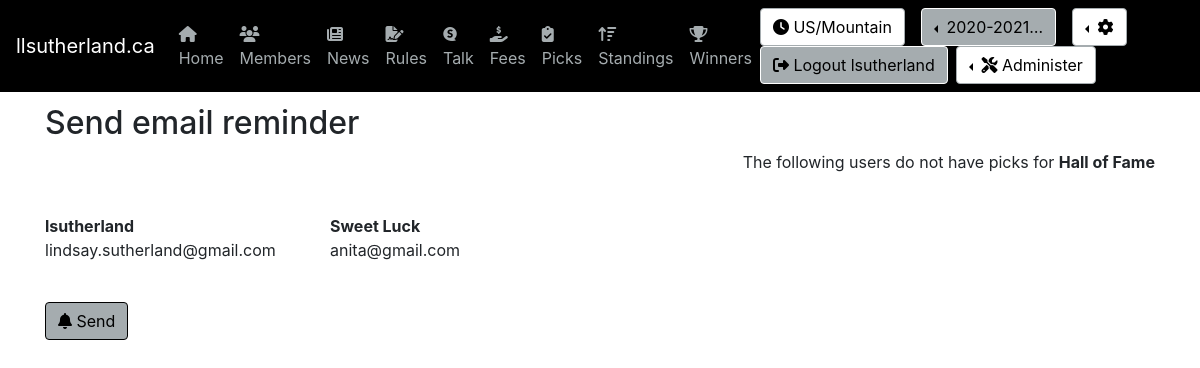
Page /email_reminder (signed in) on the committed database.
### pool/models.py (models this page shows, shortened)
class CustomUser(AbstractUser):
    US_EST = 'US/Eastern'
    TZS = [
        ('US/Alaska', 'US/Alaska'),
        ('US/Arizona','US/Arizona'),
        ('US/Central','US/Central'),
        (US_EST,'US/Eastern'),
        ('US/Hawaii','US/Hawaii'),
        ('US/Mountain','US/Mountain'),
        ('US/Pacific','US/Pacific'),
        ('Europe/Amsterdam','Europe/Amsterdam'),
        ('Europe/Athens','Europe/Athens'),
        ('Europe/Belgrade','Europe/Belgrade'),
        ('Europe/Berlin','Europe/Berlin'),
        ('Europe/Brussels','Europe/Brussels'),
        ('Europe/Bucharest','Europe/Bucharest'),
        ('Europe/Budapest','Europe/Budapest'),
        ('Europe/Copenhagen','Europe/Copenhagen'),
        ('Europe/Dublin','Europe/Dublin'),
        ('Europe/Gibraltar','Europe/Gibraltar'),
        ('Europe/Helsinki','Europe/Helsinki'),
        ('Europe/Istanbul','Europe/Istanbul'),
        ('Europe/Kiev','Europe/Kiev'),
        ('Europe/Lisbon','Europe/Lisbon'),
        ('Europe/London','Europe/London'),
        ('Europe/Luxembourg','Europe/Luxembourg'),
        ('Europe/Madrid','Europe/Madrid'),
        ('Europe/Malta','Europe/Malta'),
        ('Europe/Moscow','Europe/Moscow'),
        ('Europe/Oslo','Europe/Oslo'),
        ('Europe/Paris','Europe/Paris'),
        ('Europe/Prague','Europe/Prague'),
        ('Europe/Rome','Europe/Rome'),
        ('Europe/Sarajevo','Europe/Sarajevo'),
        ('Europe/Stockholm','Europe/Stockholm'),
        ('Europe/Vienna','Europe/Vienna'),
        ('Europe/Volgograd','Europe/Volgograd'),
        ('Europe/Warsaw','Europe/Warsaw'),
        ('Europe/Zurich','Europe/Zurich')
    ]
    username_validator = MyValidator()
    username = models.CharField(
        _('username'),
        max_length=150,
        unique=True,
        help_text=_('Required. 150 characters or fewer. Names and numbers only.'),
        validators=[username_validator],
            error_messages={
            'unique': _("A user with that username already exists."),
        },
    )
    mobile = models.CharField(max_length=20, blank=True, null=True)
    image = models.ImageField(upload_to='profile_image', blank=True, null=True)
    favorite_team = models.ForeignKey(Team, on_delete=models.CASCADE, blank=True, null=True)
    timezone = models.CharField(max_length=50, blank=False, null=False, default=US_EST, choices=TZS)

class Season(models.Model):
    name = models.CharField(max_length=50, blank=False, null=False)
    effective_date = models.DateField(blank=False, null=False)
    effective_end_date = models.DateField(blank=False, null=False)
    is_active = models.BooleanField(default=True)

class Week(models.Model):
    name = models.CharField(max_length=50, blank=False, null=False)
    effective_date = models.DateField(blank=False, null=False)
    effective_end_date = models.DateField(blank=False, null=False)
    is_active = models.BooleanField(default=False)
    week_type = models.ForeignKey(WeekType, on_delete=models.CASCADE, null=False)
    season = models.ForeignKey(Season, on_delete=models.CASCADE, null=False)

### pool/views.py (the view)
# urls.py: path('email_reminder', EmailReminder.as_view(), name='email_reminder'),
class EmailReminder(LoginRequiredMixin, TemplateView):
    template_name = 'email_reminder.html'
    def get(self, request):
        args = get_current(request)
        users = get_users_no_picks(request)
        args.update({'template_name' : self.template_name})
        args.update({'users' : users})
        return render(request, self.template_name, args)

### pool/views.py (called while the page is built)
def get_users_no_picks(request):
    args = get_current(request)
    current_week = args.get('current_week')
    picks = Pick.objects.prefetch_related('game_id__week_id').filter(game_id__week_id = current_week.id, pick_type_id = 1)
    users = set()
    for p in picks:
        users.add(p.user)
    return users

def get_current(request):
    current_season = None
    current_week = None
    seasons = []
    prefs = None
    request.session['django_timezone'] = request.user.timezone
    try:
        current_season = get_current_season(request)
        current_week = get_current_week(request)
        seasons = get_seasons()
        prefs = get_preferences(request)
    except Exception as e:
        print(e)
    return {
        'preferences' : prefs,
        'current_season': current_season,
        'current_week' : current_week,
        'seasons' : seasons
    }

def get_preferences(request):
    return Preferences.objects.get(user_id = request.user.id)

def get_seasons():
    return Season.objects.order_by('-effective_date')

def get_current_season(request):
    active_season = Season.objects.get(is_active=True)
    current_season_id = request.session['current_season_id']
    if not active_season.id == current_season_id:
        request.session['current_season_id'] = active_season.id
        return Season.objects.get(id=active_season.id)
    else:
        return Season.objects.get(id=current_season_id)

def get_current_week(request):
    active_week = Week.objects.get(is_active=True)
    current_week_id = request.session['current_week_id']
    if not active_week.id == current_week_id:
        request.session['current_week_id'] = active_week.id
        request.session['current_week_type_id'] = active_week.week_type.id
        return Week.objects.get(id=active_week.id)
    else:
        return Week.objects.get(id=current_week_id)

### utils/season_helper.py (called while the page is built)
def get_now():
    return timezone.now()

### pool/templates/email_reminder.html (shortened to what this page needs)
{% extends 'base.html' %}
{% block body %}
{% include "page_title.html" with name="Send email reminder" %}
<p class="text-right">The following users do not have picks for <strong>{{current_week.name}}</strong></p>
<br/>
{% if users %}
    <div class="row">
    {% for item in users %}
        <div class="col-lg-3 col-sm-6 col-xs-12">
            <strong>{{item.username}}</strong><p>{{item.email}}</p>
        </div>
    {% endfor %}
    </div>
    <br/>
    {% if request.user.favorite_team %}
        <a href="{% url 'send_email_reminder' %}" class="btn btn-primary" style="background-color:{{user.favorite_team.color_03}};color:{{user.favorite_team.color_01}};border-color:{{user.favorite_team.color_01}}" href="{% url 'email_reminder' %}"><i class="fas fa-bell"></i>  Send</a>
    {% else %}
        <a href="{% url 'send_email_reminder' %}" class="btn btn-primary" href="{% url 'email_reminder' %}"><i class="fas fa-bell"></i>  Send</a>
    {% endif %}
{% else %}
    <div class="row">
        <div class="col-12">
            <div class="alert alert-warning"><span style="font-style:italic;"><i class="fas fa-bell"></i>  All Users have made their picks this week</span></div>
        </div>
    </div>
{% endif %}
{% endblock %}

### pool/templates/nav/fav-team.html (shortened to what this page needs)
<nav class="navbar navbar-expand-md navbar-dark fixed-top" style="background-color: {{user.favorite_team.color_01}};">
        <a class="navbar-brand" href="#">llsutherland.ca</a>
        <div class="collapse navbar-collapse" id="navbarCollapse">
            <ul class="navbar-nav mr-auto">
                <li class="nav-item">
                    <a class="nav-link" href="{% url 'home'  %}" style="{% if request.resolver_match.url_name == "home" %}color:{{user.favorite_team.color_02}};{% else %}color:{{user.favorite_team.color_03}};{% endif %}"><i class="fas fa-home"></i> Home</a>
                </li>
                <li class="nav-item">
                    <a class="nav-link" href="{% url 'members'  %}" style="{% if request.resolver_match.url_name == "members" %}color:{{user.favorite_team.color_02}};{% else %}color:{{user.favorite_team.color_03}};{% endif %}"><i class="fas fa-users"></i> Members</a>
                </li>
                <li class="nav-item">
                    <a class="nav-link" href="{% url 'news'  %}" style="{% if request.resolver_match.url_name == "news" %}color:{{user.favorite_team.color_02}};{% else %}color:{{user.favorite_team.color_03}};{% endif %}"><i class="fas fa-newspaper"></i> News</a>
                </li>
                <li class="nav-item">
                    <a class="nav-link" href="{% url 'rules'  %}" style="{% if request.resolver_match.url_name == "rules" %}color:{{user.favorite_team.color_02}};{% else %}color:{{user.favorite_team.color_03}};{% endif %}"><i class="fas fa-file-signature"></i> Rules</a>
                </li>
                <li class="nav-item">
                    <a class="nav-link" href="{% url 'talk'  %}" style="{% if request.resolver_match.url_name == "talk" %}color:{{user.favorite_team.color_02}};{% else %}color:{{user.favorite_team.color_03}};{% endif %}"><i class="fab fa-speakap"></i> Talk</a>
                </li>
                <li class="nav-item">
                    <a class="nav-link" href="{% url 'fees'  %}" style="{% if request.resolver_match.url_name == "fees" %}color:{{user.favorite_team.color_02}};{% else %}color:{{user.favorite_team.color_03}};{% endif %}"><i class="fas fa-hand-holding-usd"></i> Fees</a>
                </li>
                <li class="nav-item">
                    <a class="nav-link" href="{% url 'picks'  %}" style="{% if request.resolver_match.url_name == "picks" %}color:{{user.favorite_team.color_02}};{% else %}color:{{user.favorite_team.color_03}};{% endif %}"><i class="fas fa-clipboard-check"></i> Picks</a>
                </li>
                <li class="nav-item">
                    <a class="nav-link" href="{% url 'standings'  %}" style="{% if request.resolver_match.url_name == "standings" %}color:{{user.favorite_team.color_02}};{% else %}color:{{user.favorite_team.color_03}};{% endif %}"><i class="fas fa-sort-amount-up"></i> Standings</a>
                </li>
                <li class="nav-item">
                    <a class="nav-link" href="{% url 'winners'  %}" style="{% if request.resolver_match.url_name == "winners" %}color:{{user.favorite_team.color_02}};{% else %}color:{{user.favorite_team.color_03}};{% endif %}"><i class="fas fa-trophy"></i> Winners</a>
                </li>
            </ul>
            <form class="form-inline mt-2 mt-md-0">
            <a class="btn btn-light mr-2 my-2 my-sm-0" href="" style="background-color:{{user.favorite_team.color_02}};color:{{user.favorite_team.color_01}};border-color:{{user.favorite_team.color_03}}"><i class="fas fa-clock"></i> {{request.session.django_timezone}}</a>
            {% if current_season %}
                <div class="dropdown dropleft pl-2 pr-2">
                    <a class="btn btn-secondary dropdown-toggle" style="background-color:{{user.favorite_team.color_03}};color:{{user.favorite_team.color_01}};border-color:{{user.favorite_team.color_02}}" href="#" role="button" id="dropdownSeason" data-toggle="dropdown" aria-haspopup="true" aria-expanded="false">
                        {{current_season.name| truncatechars:10}}
                    </a>
            {% endif %}
                </div>
                <div class="dropdown dropleft pl-2 pr-2">
                    <a class="btn btn-secondary dropdown-toggle" style="background-color:{{user.favorite_team.color_02}};color:{{user.favorite_team.color_01}};border-color:{{user.favorite_team.color_03}}" href="#" role="button" id="dropdownProfile" data-toggle="dropdown" aria-haspopup="true" aria-expanded="false">
                        <i class="fas fa-cog"></i>
                    </a>
                </div>
                <a class="btn btn-success mr-2 my-2 my-sm-0" href="{% url 'logout' %}" style="background-color:{{user.favorite_team.color_03}};color:{{user.favorite_team.color_01}};border-color:{{user.favorite_team.color_02}}"><i class="fas fa-sign-out-alt"></i> Logout {{user.username}}</a>
                {% if user.is_staff %}
                    <div class="dropdown dropleft">
                        <button class="btn btn-secondary dropdown-toggle" style="background-color:{{user.favorite_team.color_02}};color:{{user.favorite_team.color_01}};border-color:{{user.favorite_team.color_03}}" type="button" id="dropdownMenuButton" data-toggle="dropdown" aria-haspopup="true" aria-expanded="false">
                            <i class="fas fa-tools"></i> Administer
                        </button>
                    </div>
                {% endif %}
            </form>
        </div>
    </nav>

### rows in the picture
CustomUser: session.django_timezone "US/Mountain", username "lsutherland", email "lindsay.sutherland@gmail.com"
Season: name "2020-2021…"
Week: name "Hall of Fame"
CustomUser: username "Sweet Luck", email "anita@gmail.com"

### other values in the picture
{{ name }} "Send email reminder"
